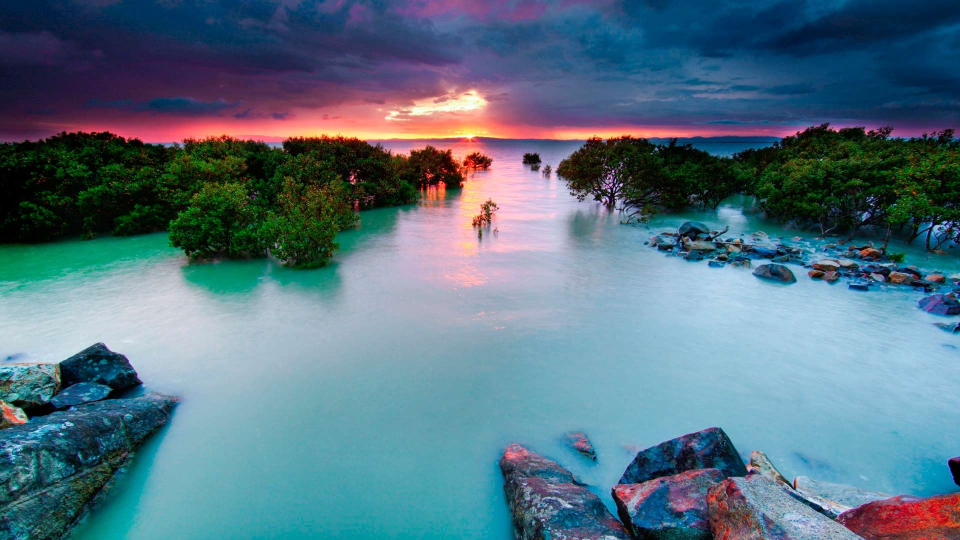
#> input picture first_part/src/clean_image.jpg, 1920 x 1080 px (shown at 1/2 size)
$ python main.py src/clean_image.jpg src/noise_poisson_image.jpg
#> lines starting #> are read from the running program, lines starting #| are printed output that depends on the picture; long printed decimals are rounded
#> in create_two_windows, image1 is the input picture: shape (1080, 1920, 3); mean B, G, R 129.5, 114, 85.3
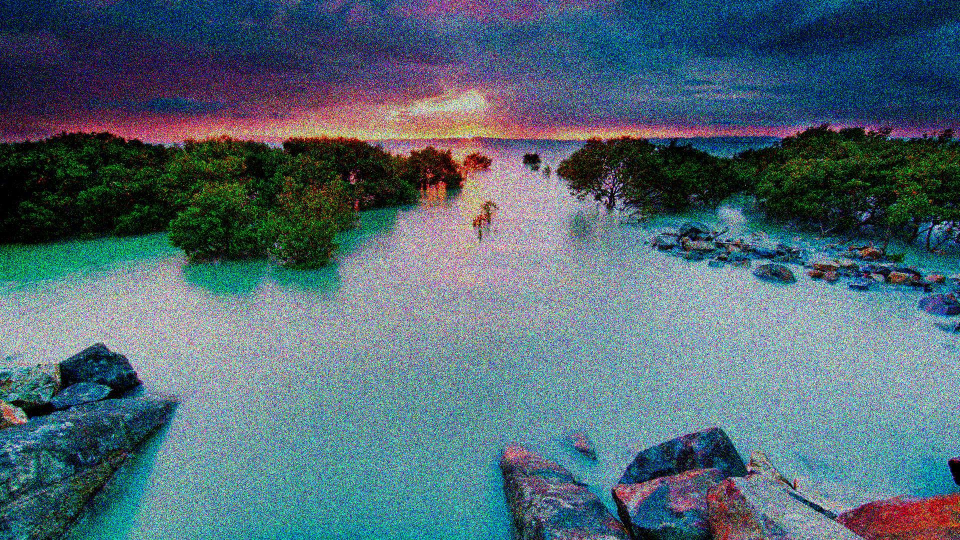
#> input picture first_part/src/noise_poisson_image.jpg, 1920 x 1080 px (shown at 1/2 size)
#> in create_two_windows, image2 is the input picture: shape (1080, 1920, 3); mean B, G, R 115.8, 104.2, 81.4
#> in create_two_windows, `image1 = cv2.resize(image1, dsize=(600, 600))`:
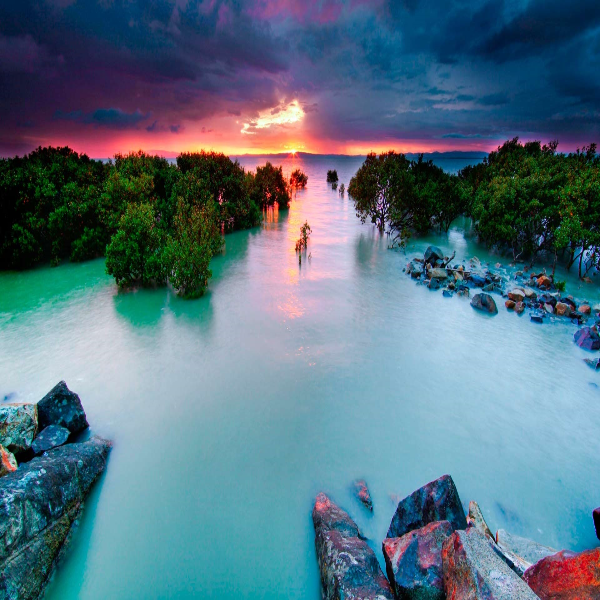
#> image1: shape (600, 600, 3); mean B, G, R 129.4, 113.9, 85.2
#> in create_two_windows, `image2 = cv2.resize(image2, dsize=(600, 600))`:
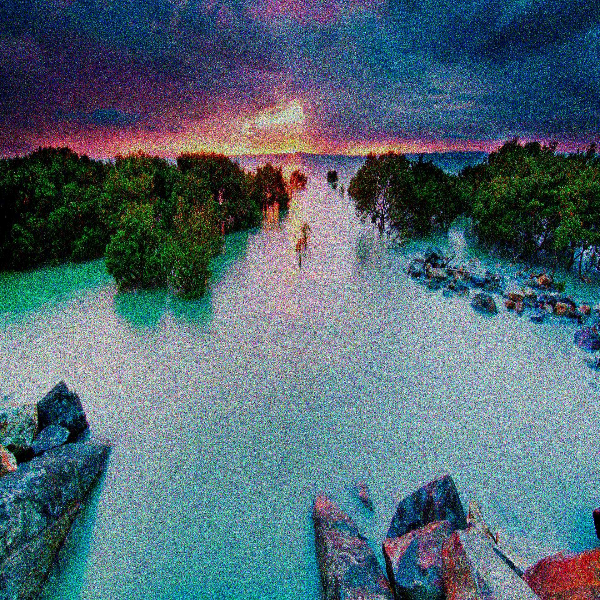
#> image2: shape (600, 600, 3); mean B, G, R 115.7, 104.1, 81.3
### first_part/error_functions/compare_functions.py
import numpy as np
import math


def _as_floats(image1, image2):
    float_type = np.result_type(image1.dtype, image2.dtype, np.float32)
    image1 = np.asarray(image1, dtype=float_type)
    image2 = np.asarray(image2, dtype=float_type)
    return image1, image2


def immse(image1: np.ndarray, image2: np.ndarray) -> np.ndarray:
    """The mean-squared error"""
    image1, image2 = _as_floats(image1, image2)  # - uncomment if you want same results for immse and psnr
    return ((image1 - image2) ** 2).mean()


def psnr(image1: np.ndarray, image2: np.ndarray) -> np.ndarray:
    """The peak signal-to-noise ratio"""
    mse = immse(image1, image2)
    if mse == 0:
        return 100
    PIXEL_MAX = 255.0
    return 20 * math.log10(PIXEL_MAX / math.sqrt(mse))


def ssim(image1: np.ndarray, image2: np.ndarray) -> np.ndarray:
    '''The structural similarity index for measuring'''
    image1, image2 = _as_floats(image1, image2)

    ux = image1.mean()
    uy = image2.mean()
    qx = np.var(image1)
    qy = np.var(image2)
    qxy = np.cov(image1, image2)

    K1 = 0.01
    K2 = 0.03

    C1 = (K1 * 2) ** 2
    C2 = (K2 * 2) ** 2
    C3 = C2 / 2

    l = (2 * ux * uy + C1) / (ux ** 2 + uy ** 2 + C1)
    c = (2 * math.sqrt(qx * qy) + C2) / (qx + qy + C2)
    s = (qxy + C3) / (math.sqrt(qx * qy) + C3)
    res = (l ** 1) * (c ** 1) * (s ** 1)
    return res.mean()

### first_part/main.py
import cv2
import os
import sys
import time
from skimage.metrics import mean_squared_error, peak_signal_noise_ratio, structural_similarity

from error_functions.compare_functions import immse, psnr, ssim


def Compare2ImagesFromLibIMMSE(first_image: str, second_image: str) -> None:
#> called with first_image = 'src/clean_image.jpg', second_image = 'src/noise_poisson_image.jpg'
    image1 = cv2.imread(first_image)
    image2 = cv2.imread(second_image)

    start = time.time()
    error = mean_squared_error(image1, image2)
#> error = 2319.6
    end = time.time()
    print('The mean-squared error from skimage.metrics.mean_squared_error is ' +
          str(error) + ' time ' + str(end - start))
#| The mean-squared error from skimage.metrics.mean_squared_error is 2319.559 time 0.2418
    return error


def Compare2ImagesIMMSE(first_image: str, second_image: str) -> None:
#> called with first_image = 'src/clean_image.jpg', second_image = 'src/noise_poisson_image.jpg'
    image1 = cv2.imread(first_image)
    image2 = cv2.imread(second_image)

    start = time.time()
    error = immse(image1, image2)
#> error = 2319.6
    end = time.time()
    print('The mean-squared error from algorithm is ' +
          str(error) + ' time ' + str(end - start))
#| The mean-squared error from algorithm is 2319.558 time 0.4029
    return error


def Compare2ImagesFromLibPSNR(first_image: str, second_image: str) -> None:
#> called with first_image = 'src/clean_image.jpg', second_image = 'src/noise_poisson_image.jpg'
    image1 = cv2.imread(first_image)
    image2 = cv2.imread(second_image)

    start = time.time()
    error = peak_signal_noise_ratio(image1, image2)
#> error = 14.48
    end = time.time()
    print('The peak signal-to-noise ratio from skimage.metrics.peak_signal_noise_ratio is ' +
          str(error) + ' time ' + str(end - start))
#| The peak signal-to-noise ratio from skimage.metrics.peak_signal_noise_ratio is 14.477 time 0.04108
    return error


def Compare2ImagesPSNR(first_image: str, second_image: str) -> None:
#> called with first_image = 'src/clean_image.jpg', second_image = 'src/noise_poisson_image.jpg'
    image1 = cv2.imread(first_image)
    image2 = cv2.imread(second_image)

    start = time.time()
    error = psnr(image1, image2)
#> in psnr, `mse = immse(image1, image2)`: mse = 2319.6
#> error = 14.48
    end = time.time()
    print('The peak signal-to-noise ratio from algorithm is ' +
          str(error) + ' time ' + str(end - start))
#| The peak signal-to-noise ratio from algorithm is 14.477 time 0.06283
    return error


def Compare2ImagesFromLibSSIM(first_image: str, second_image: str) -> None:
#> called with first_image = 'src/clean_image.jpg', second_image = 'src/noise_poisson_image.jpg'
    image1 = cv2.imread(first_image)
    image2 = cv2.imread(second_image)
    gray_image1 = cv2.cvtColor(image1, cv2.COLOR_RGB2GRAY)
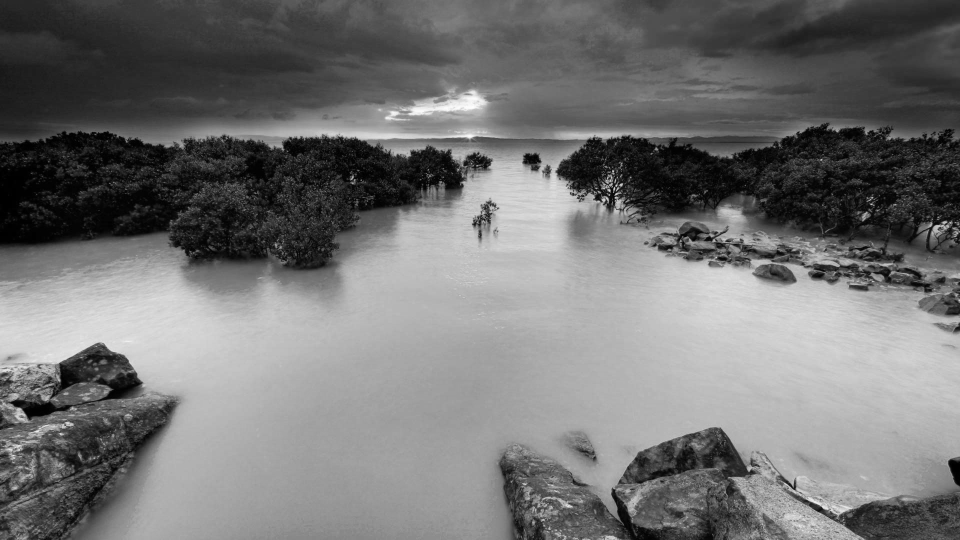
#> gray_image1: shape (1080, 1920) (shown at 1/2 size); min 0, max 255, mean 115.4
    gray_image2 = cv2.cvtColor(image2, cv2.COLOR_RGB2GRAY)
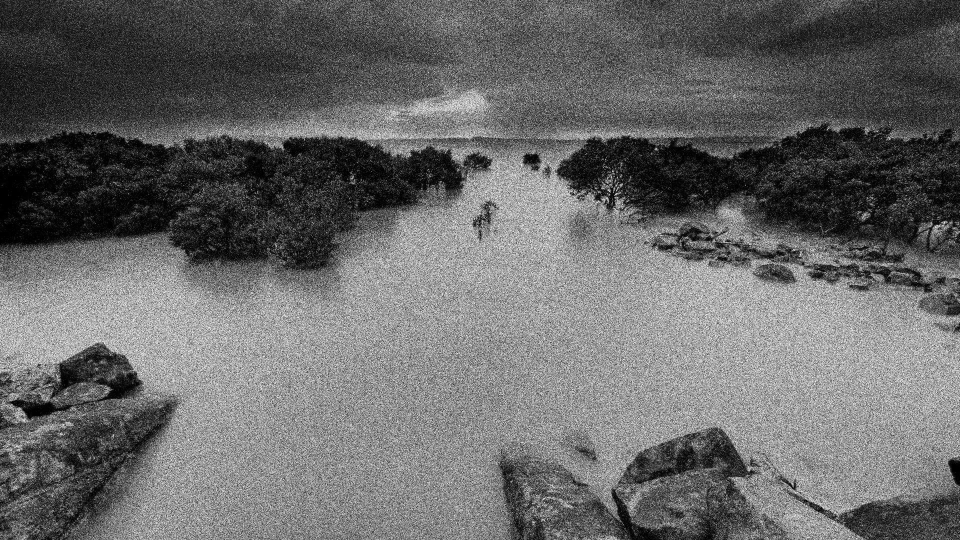
#> gray_image2: shape (1080, 1920) (shown at 1/2 size); min 0, max 255, mean 105.1

    start = time.time()
    error = structural_similarity(gray_image1, gray_image2)
#> error = 0.13
    end = time.time()
    print('The structural similarity index for measuring from skimage.metrics.structural_similarity is ' +
          str(error) + ' time ' + str(end - start))
#| The structural similarity index for measuring from skimage.metrics.structural_similarity is 0.1298 time 0.3565
    return error


def Compare2ImagesSSIM(first_image: str, second_image: str) -> None:
    image1 = cv2.imread(first_image)
    image2 = cv2.imread(second_image)
    gray_image1 = cv2.cvtColor(image1, cv2.COLOR_RGB2GRAY)
    gray_image2 = cv2.cvtColor(image2, cv2.COLOR_RGB2GRAY)

    start = time.time()
    error = ssim(gray_image1, gray_image2)
#> in ssim, `ux = image1.mean()`: ux = 115.4
#> in ssim, `uy = image2.mean()`: uy = 105.1
#> in ssim, `qx = np.var(image1)`: qx = 4084.8
#> in ssim, `qy = np.var(image2)`: qy = 4552.4
#> in ssim, `qxy = np.cov(image1, image2)`:
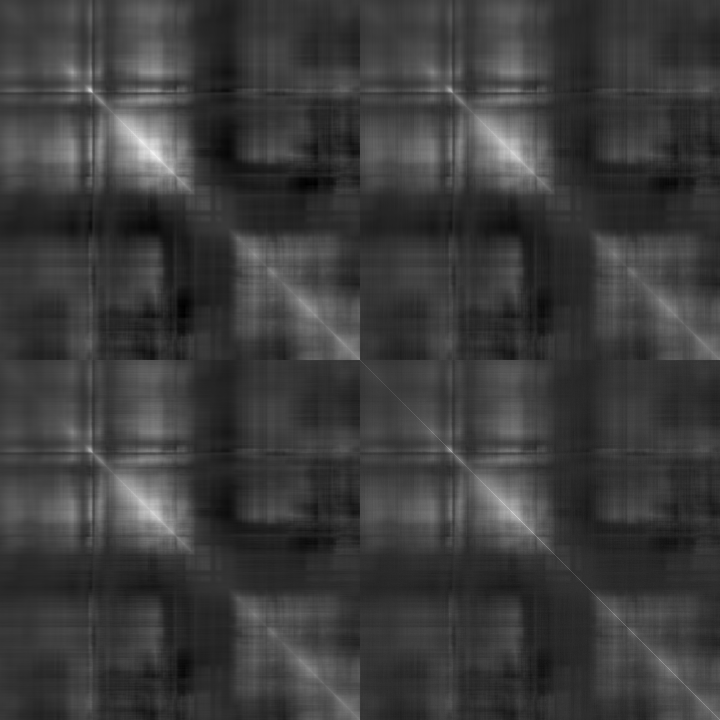
#> qxy: shape (2160, 2160) float64 (shown at 1/3 size); min -1089, max 4967.2, mean 354.5; drawn with min black and max white
#> in ssim, `l = (2 * ux * uy + C1) / (ux ** 2 + uy ** 2 + C1)`: l = 0.996
#> in ssim, `c = (2 * math.sqrt(qx * qy) + C2) / (qx + qy + C2)`: c = 0.999
#> error = 0.0817
    end = time.time()
    print('The structural similarity index for measuring from algorithm is ' +
          str(error) + ' time ' + str(end - start))
#| The structural similarity index for measuring from algorithm is 0.08174 time 0.7536
    return error


def create_two_windows(first_image: str, second_image: str,
                       title1: str = 'Left window', title2: str = 'Right window') -> None:
    '''Create two opencv windows with images and titels'''
    image1 = cv2.imread(first_image)
    image2 = cv2.imread(second_image)

    cv2.namedWindow(title1, cv2.WINDOW_AUTOSIZE)
    cv2.namedWindow(title2, cv2.WINDOW_AUTOSIZE)

    cv2.moveWindow(title1, 100, 0)
    cv2.moveWindow(title2, 705, 0)

    image1 = cv2.resize(image1, dsize=(600, 600))
    image2 = cv2.resize(image2, dsize=(600, 600))

    cv2.imshow(title1, image1)
    cv2.imshow(title2, image2)
    cv2.waitKey(0)
    cv2.destroyAllWindows()


if __name__ == "__main__":
    if len(sys.argv) != 3 and len(sys.argv) != 1:
        print('Uncorrect args, should be: first_image second_image')
        exit()

    dir_path = os.path.dirname(__file__)
    first_image_path = os.path.join(dir_path, 'src', 'clean_image.jpg')
    second_image_path = os.path.join(dir_path, 'src', 'noise_poisson_image.jpg')

    if len(sys.argv) == 1:
        print('Will be used images from example')
    if len(sys.argv) == 3:
        first_image_path = sys.argv[1]
        second_image_path = sys.argv[2]

    create_two_windows(first_image_path, second_image_path)
    Compare2ImagesFromLibIMMSE(first_image_path, second_image_path)
    Compare2ImagesIMMSE(first_image_path, second_image_path)
    Compare2ImagesFromLibPSNR(first_image_path, second_image_path)
    Compare2ImagesPSNR(first_image_path, second_image_path)

    # LibSSIM and SSIM are not exactly the same because
    # LibSSIM is not using covariation and variation as in formula,
    # but using skimage inside filters
    Compare2ImagesFromLibSSIM(first_image_path, second_image_path)
    Compare2ImagesSSIM(first_image_path, second_image_path)
